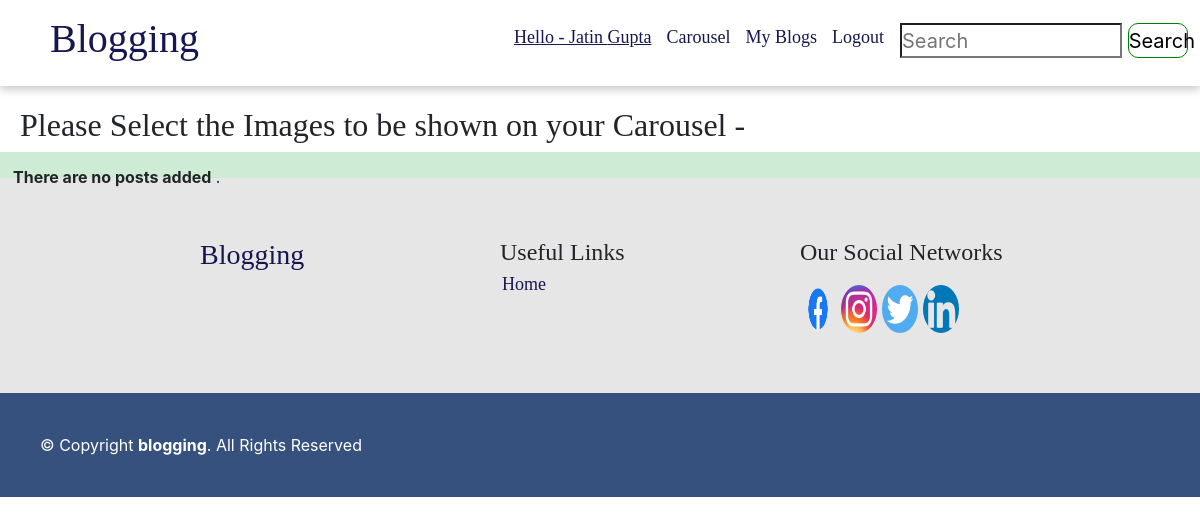
The page /uploadedimages.php (signed in) on the database as committed earlier.
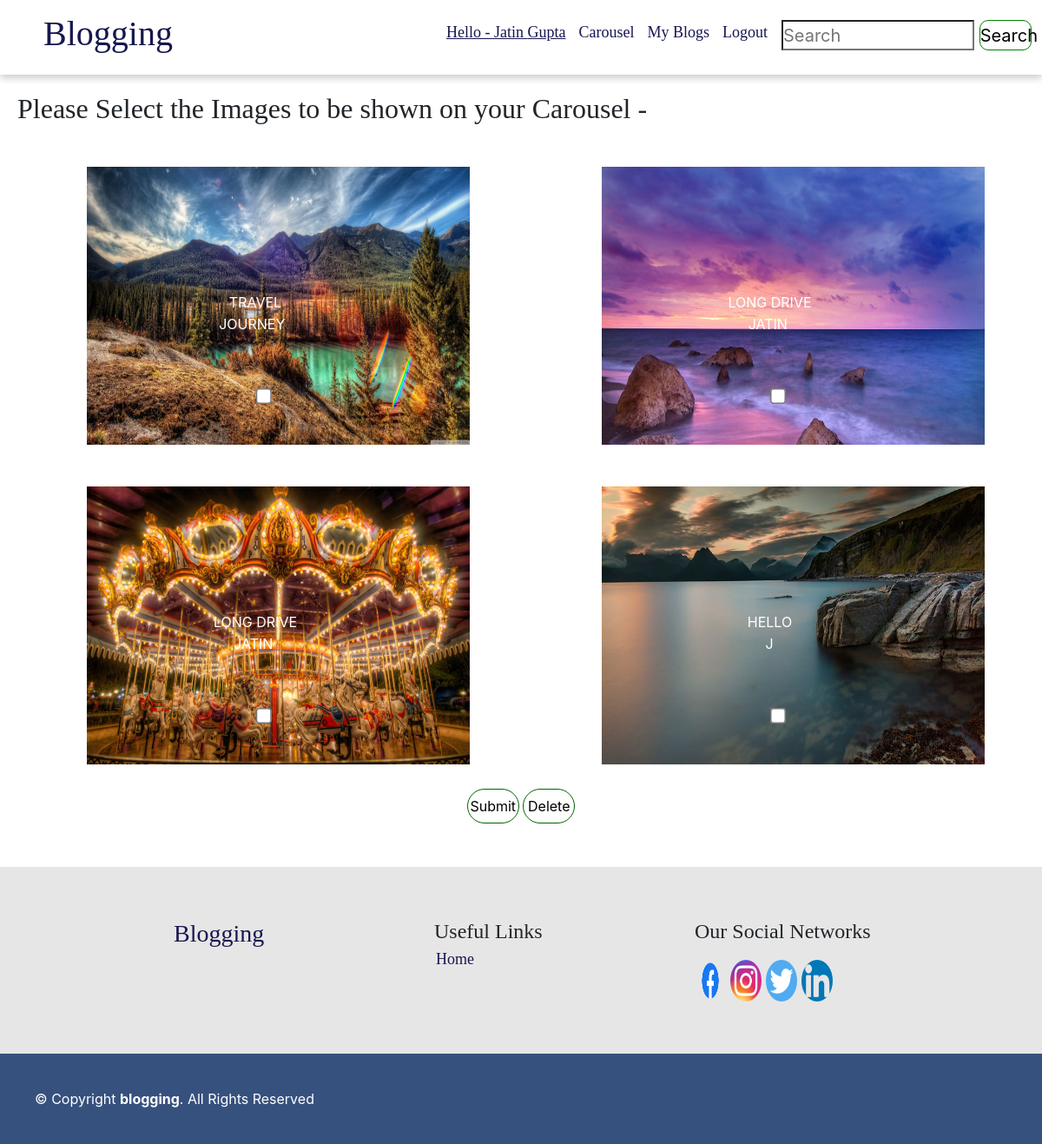
The same page on the database as committed later.
### tables this page shows
CREATE TABLE `carousel` (
  `id` int(11) NOT NULL,
  `userid` int(225) NOT NULL,
  `image` varchar(225) NOT NULL,
  `title` varchar(225) NOT NULL,
  `imageby` varchar(225) NOT NULL,
  `checked` tinyint(1) NOT NULL
);

### uploadedimages.php (the view, shortened to what this page needs)
<?php include 'header.php';
include 'connection.php'?>
<?php
    $id = $_SESSION['id'];
  ?>
<?php
    $sql = "SELECT * from carousel WHERE userid = '$id' ORDER BY id DESC ";
    $result = mysqli_query($conn,$sql);
    ?>
    <div class="uploadimageheading">
      <h2>Please Select the Images to be shown on your Carousel - </h2>
    </div>
    <form action="" method="POST">
<?php
    if($result->num_rows > 0)
      {
        while ($row = mysqli_fetch_assoc($result))
          {
            $title = $row['title'];
            $imageby = $row['imageby'];
            $image=$row['image'];
            $checked = $row['checked'];
?>
          <div class="box">
            <div class="carouselbox">
              <input type="checkbox" class="cardcheckbox" name="checkbox1[]"value="<?php echo $image ?>" <?php if($checked==1) :?> checked <?php endif; ?>  >
              <img src = "<?php echo $image; ?>"></label></input>
              <div class="centered"><?php echo strtoupper($title);?></div>
              <div class="centered1"><?php echo strtoupper($imageby);?></div>
            </div>
          </div>
<?php
            }
?>
          <div class="carouselbutton">
            <input type="submit" name="submit" value="Submit"></input>
            <input type="submit" name="delete" value="Delete"></input>
          </div>
          </form>
<?php
      }
    else
      {
        echo '<div class="  success" role="alert">
        <strong>There are no posts added</strong> .</div>';
      }
?>
<?php include 'footer.php';

### header.php (shortened to what this page needs)
<!DOCTYPE html>
   <head>
      <link rel="stylesheet" type="text/css" href="https://cdnjs.cloudflare.com/ajax/libs/font-awesome/5.9.0/css/all.min.css">
      <link rel="stylesheet" href="https://maxcdn.bootstrapcdn.com/bootstrap/4.5.2/css/bootstrap.min.css">
      <link rel="stylesheet" href="assets/css/main.css?nounce=<?php echo time(); ?>">
   </head>
   <body>
      <header>
         <div class="header">
            <div class="headcontent">
               <h1><a href="index.php">Blogging</a></h1>
            </div>
            <div class="navbar" >
            <nav>
                  <ul>
                  <?php
                     if(isset($_SESSION['loggedin']) || isset($_SESSION['success']))
                     {
                  ?>
                        <li class="active"><a><u>Hello - <?php echo $_SESSION['fname'], " ", $_SESSION['lname'];?></u></a></li>
                        <li><a href="personalisedcarousel.php">Carousel</a></li>
                        <li><a href="blogslogin.php">My Blogs</a></li>
                        <li><a href="logout.php">Logout</a></li>
                  <?php
                     }
                    else
                    {
                  ?>
                        <li><a href="register.php"><i class="fa fa-user" aria-hidden="true"></i> &nbsp Register</a></li>
                        <li><a href="login.php"><i class="fa fa-user" aria-hidden="true"></i> &nbsp Login</a></li>
                  <?php
                    }
                  ?>
                  </ul>
               </nav>
            </div>
            <div class="searchbar">
               <form action="search.php">
                     <input class="" type="search" name="search" placeholder="Search">
                     <button>Search</button>
               </form>
            </div>
         </div>
         </header>

### footer.php (shortened to what this page needs)
  <footer class="footer">
    <div class="footer-top">
      <div class="content">
          <div class="footer-links">
            <h3><a href="index.php">Blogging</a></h3>
          </div>
          <div class="footer-links">
            <h4>Useful Links</h4>
            <ul>
              <li><i class="bx bx-chevron-right"></i> <a href="#">Home</a></li>
            </ul>
          </div>
          <div class="footer-links">
            <h4>Our Social Networks</h4>
              <div class="social-links">
                <a href="#"><img src="images/facebook-logo.png"></a>
               <a href="#"><img src="images/Instagram_icon.png"></a>
                <a href="#"><img src="images/124021.png"></a>
               <a href="#"><img src="images/linkedin.png"></a>
              </div>
          </div>
      </div>
    </div>
  </footer>
  <div class="footer-bottom">
      <div class="copyright">
        &copy; Copyright <strong><span>blogging</span></strong>. All Rights Reserved
      </div>
  </div>
</body>
</html>

### assets/css/main.css (style rules this page uses)
body { font-size: 16px; }
* { margin: 0; padding: 0; }
a { text-decoration: none; color: #171750 !important; }
h1, h2, h3, h4, h5, h6, p, a { font-family: "opensans"; }
.header { z-index: 997; padding: 15px 0; width: 100%; background: white; display: -webkit-box; display: -ms-flexbox; display: flex; -webkit-box-shadow: 0 4px 8px 0 rgba(0, 0, 0, 0.2); box-shadow: 0 4px 8px 0 rgba(0, 0, 0, 0.2); position: relative; }
.headcontent { display: -webkit-box; display: -ms-flexbox; display: flex; width: 40%; }
.headcontent h1 { padding-left: 50px; padding-top: 0px; width: 100%; overflow: hidden; }
.searchbar { padding-top: 1vh; width: 25%; font-size: 20px; }
.searchbar input, .searchbar button { height: 35px; }
.searchbar input { width: 74%; }
.searchbar button { background-color: white; border: 1px solid green; width: 20%; border-radius: 10px; }
.navbar { width: 35%; position: relative; overflow: hidden; float: right; display: block; font-size: 18px; }
.navbar ul { margin: 0; padding: 0; display: -webkit-box; display: -ms-flexbox; display: flex; list-style: none; -webkit-box-align: center; -ms-flex-align: center; align-items: center; float: right; }
.navbar li { padding: 0 0 0 15px; height: 20px; }
.uploadimageheading { padding: 20px 0 0 20px; }
.box { display: inline-block; width: 49%; }
.carouselbox { padding: 5vh 0 1vh 0; width: 100%; display: -webkit-box; display: -ms-flexbox; display: flex; -webkit-box-orient: vertical; -webkit-box-direction: normal; -ms-flex-direction: column; flex-direction: column; position: relative; text-align: center; color: white; }
.carouselbox img { width: 75%; display: -webkit-box; display: -ms-flexbox; display: flex; height: 40vh; margin: 0 0px 0 100px; }
.carouselbox input[type=checkbox] { zoom: 1.5; }
.centered { position: absolute; top: 50%; left: 50%; -webkit-transform: translate(-50%, 0%); transform: translate(-50%, 0%); }
.centered1 { position: absolute; top: 60%; left: 50%; -webkit-transform: translate(-55%, -50%); transform: translate(-55%, -50%); }
.cardcheckbox { opacity: 0; }
.cardcheckbox, .cardcheckbox:checked { opacity: 1; position: absolute; top: 80%; left: 50%; }
.carouselbutton { margin: 20px 0 50px 0; text-align: center; }
.carouselbutton input { height: 5vh; width: 5vw; font-size: 16px; cursor: pointer; border-radius: 80px; background-color: white; border: 1px solid darkgreen; }
.footer { font-size: 18px; }
.footer-top { padding: 60px 0 30px 0; background: #e6e6e6; }
.content { margin-left: 25vh; display: -webkit-box; display: -ms-flexbox; display: flex; }
.footer .footer-top .footer-links { margin-bottom: 30px; width: 30%; }
.footer .footer-top .footer-links ul { list-style: none; padding: 0; margin: 0; }
.footer .footer-top .footer-links ul li { padding: 10px 0; display: -webkit-box; display: -ms-flexbox; display: flex; -webkit-box-align: center; -ms-flex-align: center; align-items: center; }
.footer .footer-top .footer-links ul li:first-child { padding-top: 0; }
.footer .footer-top .footer-links ul a { color: #777777; -webkit-transition: 0.3s; transition: 0.3s; display: inline-block; line-height: 1; }
.footer .footer-top .social-links img { width: 12%; height: 6vh; margin-top: 10px; border-radius: 50%; }
.footer-bottom { background: #37517e; padding: 40px; color: white; }
.success { background-color: #ceecd5; height: 1rem; padding: 13px; }

Rows that differ between the two databases and show on the page:
added carousel: image (picture), title "TRAVEL", imageby "JOURNEY"
added carousel: image (picture), title "LONG DRIVE", imageby "JATIN"
added carousel: image (picture), title "LONG DRIVE", imageby "JATIN"
added carousel: image (picture), title "HELLO", imageby "J"
Other text that changed with them:
form field submit: (not shown) → "Submit"
form field delete: (not shown) → "Delete"
text no longer shown: "There are no posts added ."
